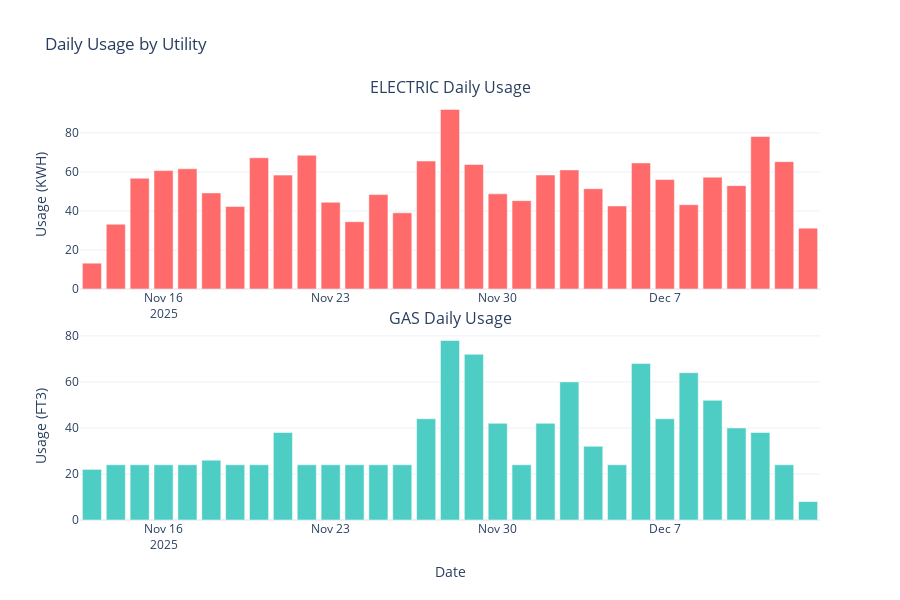

The cell this chart's notebook holds for it:
### Markdown cell above
## 5. Daily Usage Patterns

### Code cell
# Aggregate to daily totals
daily_df = (
    df.groupby(
        [pd.Grouper(key="datetime_utc", freq="D"), "utility_type", "unit_of_measure"]
    )
    .agg({"usage_value": "sum"})
    .reset_index()
)

# Create subplots for each utility
utilities = daily_df["utility_type"].unique()
fig = make_subplots(
    rows=len(utilities),
    cols=1,
    subplot_titles=[f"{u} Daily Usage" for u in utilities],
    vertical_spacing=0.1,
)

colors = {"ELECTRIC": "#FF6B6B", "GAS": "#4ECDC4", "WATER": "#45B7D1"}

for i, utility in enumerate(utilities, 1):
    utility_data = daily_df[daily_df["utility_type"] == utility]
    unit = utility_data["unit_of_measure"].iloc[0]

    fig.add_trace(
        go.Bar(
            x=utility_data["datetime_utc"],
            y=utility_data["usage_value"],
            name=utility,
            marker_color=colors.get(utility, "#95E1D3"),
            hovertemplate=f"<b>{utility}</b><br>Date: %{{x}}<br>Usage: %{{y:.2f}} {unit}<extra></extra>",
        ),
        row=i,
        col=1,
    )

    fig.update_yaxes(title_text=f"Usage ({unit})", row=i, col=1)

fig.update_xaxes(title_text="Date", row=len(utilities), col=1)
fig.update_layout(
    height=300 * len(utilities),
    showlegend=False,
    template="plotly_white",
    title_text="Daily Usage by Utility",
)
fig.show()

# Summary statistics
print("\n=== Daily Usage Summary ===")
for utility in utilities:
    utility_daily = daily_df[daily_df["utility_type"] == utility]
    unit = utility_daily["unit_of_measure"].iloc[0]
    print(f"\n{utility}:")
    print(f"  Average daily: {utility_daily['usage_value'].mean():.2f} {unit}")
    print(f"  Max daily: {utility_daily['usage_value'].max():.2f} {unit}")
    print(f"  Min daily: {utility_daily['usage_value'].min():.2f} {unit}")

### Figure 1 — Plotly figure (JSON) as saved in the notebook; plotly's stock layout.template omitted (floating-point values rounded to 4 significant figures)
{"data": [{"hovertemplate": "<b>ELECTRIC</b><br>Date: %{x}<br>Usage: %{y:.2f} KWH<extra></extra>", "marker": {"color": "#FF6B6B"}, "name": "ELECTRIC", "type": "bar", "x": ["2025-11-13T00:00:00.000000", "2025-11-14T00:00:00.000000", "2025-11-15T00:00:00.000000", "2025-11-16T00:00:00.000000", "2025-11-17T00:00:00.000000", "2025-11-18T00:00:00.000000", "2025-11-19T00:00:00.000000", "2025-11-20T00:00:00.000000", "2025-11-21T00:00:00.000000", "2025-11-22T00:00:00.000000", "2025-11-23T00:00:00.000000", "2025-11-24T00:00:00.000000", "2025-11-25T00:00:00.000000", "2025-11-26T00:00:00.000000", "2025-11-27T00:00:00.000000", "2025-11-28T00:00:00.000000", "2025-11-29T00:00:00.000000", "2025-11-30T00:00:00.000000", "2025-12-01T00:00:00.000000", "2025-12-02T00:00:00.000000", "2025-12-03T00:00:00.000000", "2025-12-04T00:00:00.000000", "2025-12-05T00:00:00.000000", "2025-12-06T00:00:00.000000", "2025-12-07T00:00:00.000000", "2025-12-08T00:00:00.000000", "2025-12-09T00:00:00.000000", "2025-12-10T00:00:00.000000", "2025-12-11T00:00:00.000000", "2025-12-12T00:00:00.000000", "2025-12-13T00:00:00.000000"], "xaxis": "x", "y": [13.23, 33.19, 56.78, 60.67, 61.61, 49.24, 42.3, 67.26, 58.36, 68.57, 44.46, 34.47, 48.39, 39.03, 65.58, 92.01, 63.81, 48.76, 45.28, 58.43, 61.04, 51.4, 42.55, 64.62, 56.07, 43.22, 57.3, 52.97, 78.18, 65.27, 31.19], "yaxis": "y"}, {"hovertemplate": "<b>GAS</b><br>Date: %{x}<br>Usage: %{y:.2f} FT3<extra></extra>", "marker": {"color": "#4ECDC4"}, "name": "GAS", "type": "bar", "x": ["2025-11-13T00:00:00.000000", "2025-11-14T00:00:00.000000", "2025-11-15T00:00:00.000000", "2025-11-16T00:00:00.000000", "2025-11-17T00:00:00.000000", "2025-11-18T00:00:00.000000", "2025-11-19T00:00:00.000000", "2025-11-20T00:00:00.000000", "2025-11-21T00:00:00.000000", "2025-11-22T00:00:00.000000", "2025-11-23T00:00:00.000000", "2025-11-24T00:00:00.000000", "2025-11-25T00:00:00.000000", "2025-11-26T00:00:00.000000", "2025-11-27T00:00:00.000000", "2025-11-28T00:00:00.000000", "2025-11-29T00:00:00.000000", "2025-11-30T00:00:00.000000", "2025-12-01T00:00:00.000000", "2025-12-02T00:00:00.000000", "2025-12-03T00:00:00.000000", "2025-12-04T00:00:00.000000", "2025-12-05T00:00:00.000000", "2025-12-06T00:00:00.000000", "2025-12-07T00:00:00.000000", "2025-12-08T00:00:00.000000", "2025-12-09T00:00:00.000000", "2025-12-10T00:00:00.000000", "2025-12-11T00:00:00.000000", "2025-12-12T00:00:00.000000", "2025-12-13T00:00:00.000000"], "xaxis": "x2", "y": [22.0, 24.0, 24.0, 24.0, 24.0, 26.0, 24.0, 24.0, 38.0, 24.0, 24.0, 24.0, 24.0, 24.0, 44.0, 78.0, 72.0, 42.0, 24.0, 42.0, 60.0, 32.0, 24.0, 68.0, 44.0, 64.0, 52.0, 40.0, 38.0, 24.0, 8.0], "yaxis": "y2"}], "layout": {"annotations": [{"font": {"size": 16}, "showarrow": false, "text": "ELECTRIC Daily Usage", "x": 0.5, "xanchor": "center", "xref": "paper", "y": 1, "yanchor": "bottom", "yref": "paper"}, {"font": {"size": 16}, "showarrow": false, "text": "GAS Daily Usage", "x": 0.5, "xanchor": "center", "xref": "paper", "y": 0.45, "yanchor": "bottom", "yref": "paper"}], "height": 600, "showlegend": false, "title": {"text": "Daily Usage by Utility"}, "xaxis": {"anchor": "y", "domain": [0, 1]}, "xaxis2": {"anchor": "y2", "domain": [0, 1], "title": {"text": "Date"}}, "yaxis": {"anchor": "x", "domain": [0.55, 1], "title": {"text": "Usage (KWH)"}}, "yaxis2": {"anchor": "x2", "domain": [0, 0.45], "title": {"text": "Usage (FT3)"}}}}
